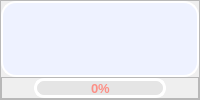
                           <widget class="QFrame" name="proc_mian_top_left">
                            <property name="frameShape">
                             <enum>QFrame::StyledPanel</enum>
                            </property>
                            <property name="frameShadow">
                             <enum>QFrame::Raised</enum>
                            </property>
                            <layout class="QVBoxLayout" name="verticalLayout_11" stretch="10,1">
                             <property name="spacing">
                              <number>0</number>
                             </property>
                             <property name="leftMargin">
                              <number>0</number>
                             </property>
                             <property name="topMargin">
                              <number>0</number>
                             </property>
                             <property name="rightMargin">
                              <number>0</number>
                             </property>
                             <property name="bottomMargin">
                              <number>0</number>
                             </property>
                             <item>
                              <widget class="QLabel" name="det_pano_img">
                               <property name="sizePolicy">
                                <sizepolicy hsizetype="Ignored" vsizetype="Ignored">
                                 <horstretch>0</horstretch>
                                 <verstretch>0</verstretch>
                                </sizepolicy>
                               </property>
                               <property name="font">
                                <font>
                                 <family>Arial</family>
                                </font>
                               </property>
                               <property name="styleSheet">
                                <string notr="true">background-color: rgb(238, 242, 255);
border:2px solid rgb(255, 255, 255);
border-radius:15px</string>
                               </property>
                               <property name="text">
                                <string/>
                               </property>
                               <property name="alignment">
                                <set>Qt::AlignCenter</set>
                               </property>
                              </widget>
                             </item>
                             <item>
                              <widget class="QFrame" name="proc_bar_qf">
                               <property name="frameShape">
                                <enum>QFrame::StyledPanel</enum>
                               </property>
                               <property name="frameShadow">
                                <enum>QFrame::Raised</enum>
                               </property>
                               <layout class="QHBoxLayout" name="horizontalLayout_9" stretch="1,10,1">
                                <property name="spacing">
                                 <number>0</number>
                                </property>
                                <property name="leftMargin">
                                 <number>0</number>
                                </property>
                                <property name="topMargin">
                                 <number>0</number>
                                </property>
                                <property name="rightMargin">
                                 <number>0</number>
                                </property>
                                <property name="bottomMargin">
                                 <number>0</number>
                                </property>
                                <item>
                                 <widget class="QPushButton" name="proc_run_button">
                                  <property name="font">
                                   <font>
                                    <family>Arial</family>
                                   </font>
                                  </property>
                                  <property name="styleSheet">
                                   <string notr="true">QPushButton{
background-repeat: no-repeat;
background-position: center;
border: none;
}
QPushButton:hover{

}</string>
                                  </property>
                                  <property name="text">
                                   <string/>
                                  </property>
                                  <property name="icon">
                                   <iconset resource="resources.qrc">
                                    <normaloff>:/icons_v2/images/icons_v2/begin.png</normaloff>
                                    <normalon>:/icons_v2/images/icons_v2/pause.png</normalon>:/icons_v2/images/icons_v2/begin.png</iconset>
                                  </property>
                                  <property name="iconSize">
                                   <size>
                                    <width>20</width>
                                    <height>20</height>
                                   </size>
                                  </property>
                                  <property name="checkable">
                                   <bool>true</bool>
                                  </property>
                                 </widget>
                                </item>
                                <item>
                                 <widget class="QProgressBar" name="progress_bar">
                                  <property name="maximumSize">
                                   <size>
                                    <width>16777215</width>
                                    <height>20</height>
                                   </size>
                                  </property>
                                  <property name="font">
                                   <font>
                                    <family>Microsoft YaHei UI</family>
                                    <pointsize>10</pointsize>
                                    <italic>false</italic>
                                    <bold>true</bold>
                                   </font>
                                  </property>
                                  <property name="styleSheet">
                                   <string notr="true">QProgressBar{ 
font: 700 10pt &quot;Microsoft YaHei UI&quot;;
color: rgb(253, 143, 134); 
text-align:center; 
border:3px solid rgb(255, 255, 255);
border-radius: 10px; 
background-color: rgba(215, 215, 215,100);
} 

QProgressBar:chunk{ 
border-radius:0px; 
background: rgba(119, 111, 252, 200);
border-radius: 7px;
}</string>
                                  </property>
                                  <property name="maximum">
                                   <number>1000</number>
                                  </property>
                                  <property name="value">
                                   <number>0</number>
                                  </property>
                                 </widget>
                                </item>
                                <item>
                                 <widget class="QPushButton" name="proc_stop_button">
                                  <property name="font">
                                   <font>
                                    <family>Arial</family>
                                   </font>
                                  </property>
                                  <property name="styleSheet">
                                   <string notr="true">QPushButton{
background-repeat: no-repeat;
background-position: center;
border: none;
}

QPushButton:hover{

}</string>
                                  </property>
                                  <property name="text">
                                   <string/>
                                  </property>
                                  <property name="icon">
                                   <iconset resource="resources.qrc">
                                    <normaloff>:/icons_v2/images/icons_v2/stop.png</normaloff>:/icons_v2/images/icons_v2/stop.png</iconset>
                                  </property>
                                  <property name="iconSize">
                                   <size>
                                    <width>20</width>
                                    <height>20</height>
                                   </size>
                                  </property>
                                 </widget>
                                </item>
                               </layout>
                              </widget>
                             </item>
                            </layout>
                           </widget>
